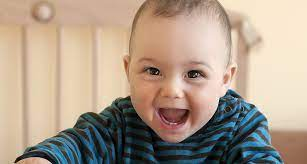
#> input picture imgs/eer.jpg, 307 x 164 px, found by its file name; its folder holds only this picture in this run
$ jupyter execute ImageEditor.ipynb
#> lines starting #> are read from the running program, lines starting #| are printed output that depends on the picture
[cell 1]
from PIL import Image, ImageEnhance, ImageFilter, ImageShow
import os

[cell 2]
path = 'E:\\Python Exercise\\Image Editor using Python\\imgs' #unedited images
pathOut = 'E:\Python Exercise\Image Editor using Python\editedImgs' #edited images

[cell 3]
for filename in os.listdir(path):
    img = Image.open(f"{path}/{filename}")
#> img is the input picture: PIL image 307x164 RGB; mean R, G, B 174.8, 157.1, 139.9

    # sharpening
    edit = img.filter(ImageFilter.SHARPEN).convert('L').rotate(-90)
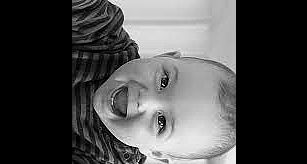
#> edit: PIL image 307x164 L; min 0, max 255, mean 73.7

    # contrast
    factor = 1.5
    enhancer = ImageEnhance.Contrast(edit)
    edit = enhancer.enhance(factor)
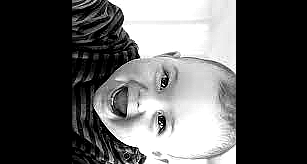
#> edit: PIL image 307x164 L; min 0, max 255, mean 87.6

    clean_name = os.path.splitext(filename)[0]

    edit.save(f'{pathOut}/{clean_name}_edited.jpg')

    ImageShow.show(edit)

$ run again, on imgs/er.jpg
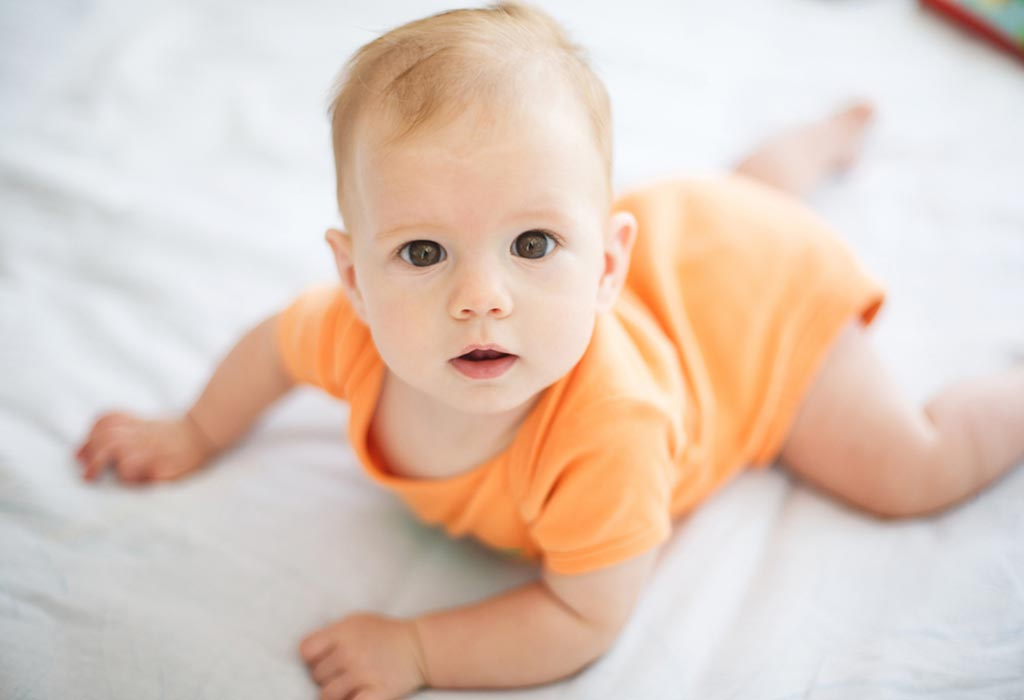
#> input picture imgs/er.jpg, 1024 x 700 px, found by its file name
#> img is the input picture: PIL image 1024x700 RGB; mean R, G, B 222.8, 203.1, 190.3
#> `edit = img.filter(ImageFilter.SHARPEN).convert('L').rotate(-90)`:
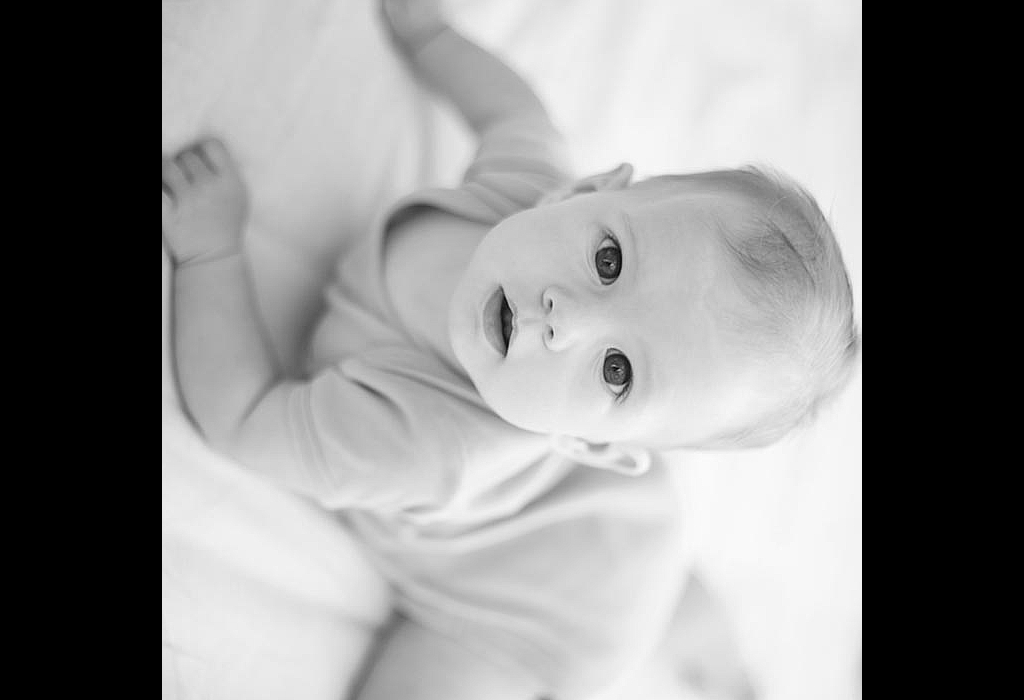
#> edit: PIL image 1024x700 L; min 0, max 252, mean 139.7
#> `edit = enhancer.enhance(factor)`:
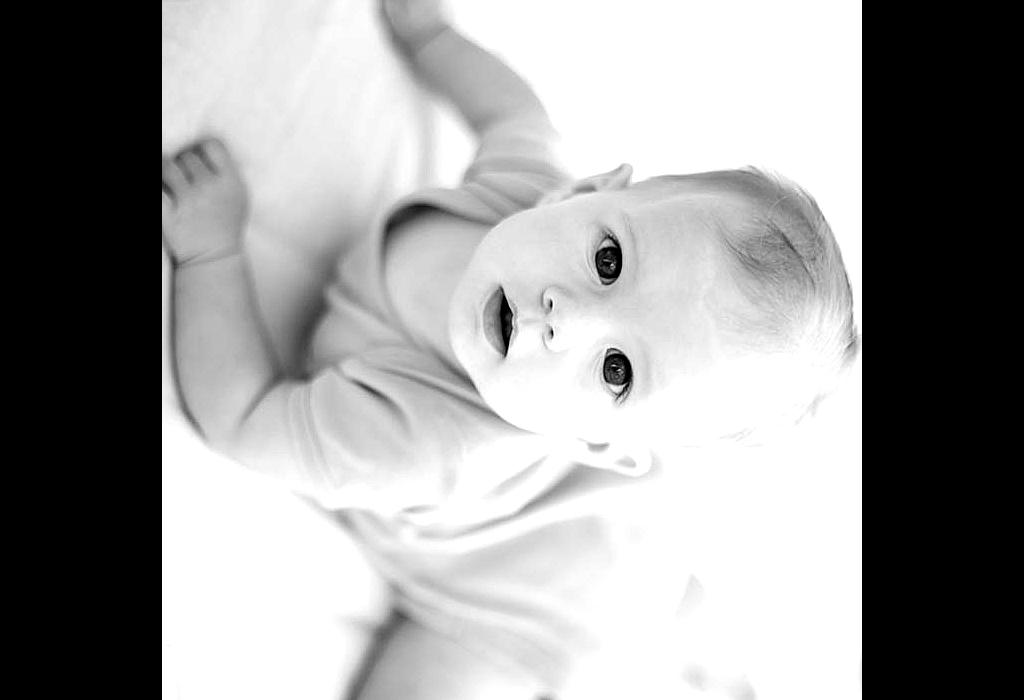
#> edit: PIL image 1024x700 L; min 0, max 255, mean 154

$ run again, on imgs/wer.jpg
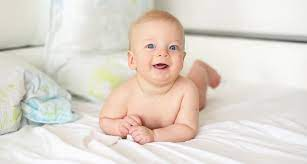
#> input picture imgs/wer.jpg, 307 x 164 px, found by its file name
#> img is the input picture: PIL image 307x164 RGB; mean R, G, B 224.9, 216, 207.1
#> `edit = img.filter(ImageFilter.SHARPEN).convert('L').rotate(-90)`:
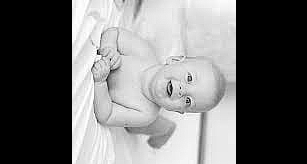
#> edit: PIL image 307x164 L; min 0, max 255, mean 113
#> `edit = enhancer.enhance(factor)`:
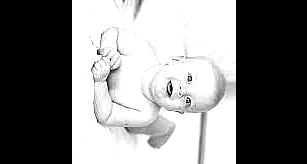
#> edit: PIL image 307x164 L; min 0, max 255, mean 128.5
